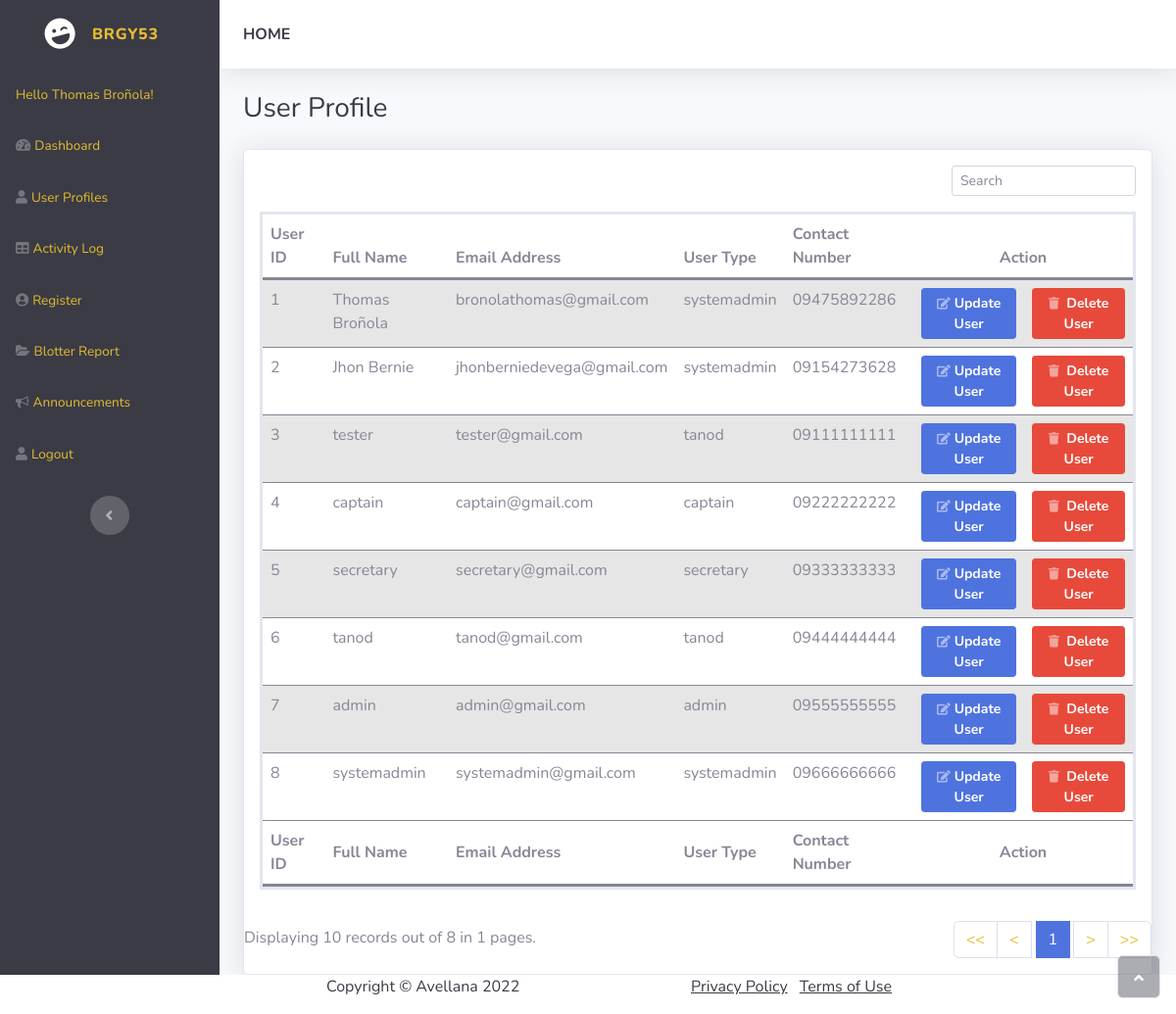
Page /layouts/profile.php (signed in) on the earlier database version.
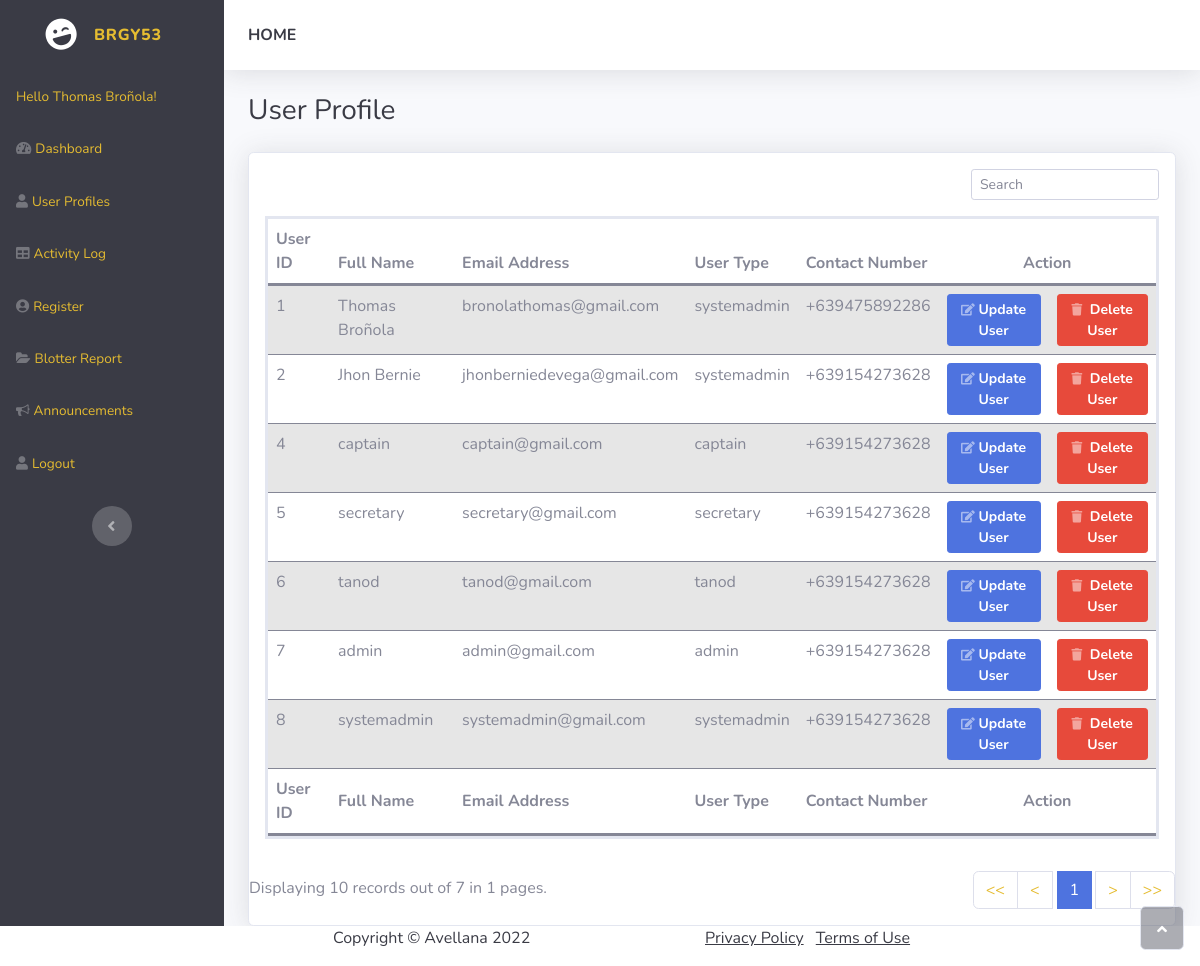
Same page on the later database version.
### tables this page shows
CREATE TABLE `users` (
  `user_id` int(128) NOT NULL,
  `email` varchar(128) NOT NULL,
  `user_password` varchar(128) NOT NULL,
  `user_type` varchar(128) NOT NULL,
  `full_name` varchar(128) NOT NULL,
  `user_contact` varchar(13) NOT NULL
);

### layouts/profile.php (the view, shortened to what the changed rows need)
<!DOCTYPE html>
<html>
<head>
    <link rel="stylesheet" href="../adminAssets/bootstrap/css/bootstrap.min.css">
    <link rel="stylesheet" href="../adminAssets/fonts/fontawesome-all.min.css">
    <link rel="stylesheet" href="../adminAssets/fonts/font-awesome.min.css">
    <link rel="stylesheet" href="../adminAssets/fonts/fontawesome5-overrides.min.css">
    <link rel="stylesheet" href="../assets/css/mstyles.css">
</head>
<?php
include_once '../HF/adminNavigations.php';
if(isset($_GET['page'])){
    $page = $_GET['page'];
}
else{
    $page = 1;
}
$num_per_page = 10;
$start_from = ($page-1)*10;
$sql = "SELECT * FROM `users` LIMIT $start_from,$num_per_page";
$stmt = $conn->query($sql);
?>
            <div class="container-fluid">
                    <div class="card shadow">
                        <div class="card-body">
                                <div class="table-responsive table mt-2" id="dataTable" role="grid" aria-describedby="dataTable_info" style="border-style: solid;">
                                <table class="table my-0 table-striped" id="dataTable">
                                    <thead style="border-bottom: solid;">
                                        <tr>
                                            <th>User ID</th>
                                            <th>Full Name</th>
                                            <th>Email Address</th>
                                            <th>User Type</th>
                                            <th>Contact Number</th>
                                            <th colspan="2" class="text-center">Action</th>
                                        </tr>
                                    </thead>
                                    <tbody style="border-bottom: 3px;">
                                        <?php
                                            while ($row = $stmt->fetch_assoc()): ?>
                                                <tr>
                                                    <td><?php echo $row['user_id']; ?></td>
                                                    <td><?php echo $row['full_name']; ?></td>
                                                    <td><?php echo $row['email']; ?></td>
                                                    <td><?php echo $row['user_type']; ?></td>
                                                    <td><?php echo $row['user_contact']; ?></td>
                                                    <td class="text-center">
                                                        <a class="fw-bold btn btn-primary btn-sm d-none d-sm-inline-block" role="button" id="clickUpdate" data-bs-toggle="modal" href="#modal-edit-user<?php echo $row['user_id'];?>"><i class="fw-bold far fa-edit fa-sm text-white-50"></i> Update User</a>
                                                    </td>
                                                    <td class="text-center">
                                                        <a class="fw-bold btn btn-danger btn-sm d-none d-sm-inline-block" role="button" id="clickDelete" data-bs-toggle="modal" href="#del-user-modal-message<?php echo $row['user_id'];?>"><i class="fas fa-trash fa-sm text-white-50"></i>  Delete User</a>
                                                    </td>
                                                </tr>
                                            <?php endwhile; ?>
                                    </tbody>
                                </table>
                            </div>
                            </div>
                            <div class="row">
                                <div class="col-md-6" style="margin-top:5px;">
                                    <?php
                                        $pr_query = "SELECT * FROM `users`";
                                        $pr_result = mysqli_query($conn, $pr_query);
                                        $total_record = mysqli_num_rows($pr_result);
                                        $total_page = ceil($total_record/$num_per_page);
                                        echo "Displaying 10 records out of ".$total_record.' in '.$total_page.' pages.';
                                    ?>
                                </div>
                                <div class="col-md-6">
                                    <nav class="d-lg-flex justify-content-lg-end dataTables_paginate paging_simple_numbers">
                                    </nav>
                                </div>
                        </div>
                    </div>
                </div>
</body>
</html>

Differences in the rows shown:
removed users: user_id "3", full_name "tester", email "tester@gmail.com", user_type "tanod", user_contact "09111111111"
changed users "Thomas Broñola": user_contact "09475892286" → "+639475892286"
changed users "Jhon Bernie": user_contact "09154273628" → "+639154273628"
changed users "captain": user_contact "09222222222" → "+639154273628"
changed users "secretary": user_contact "09333333333" → "+639154273628"
changed users "tanod": user_contact "09444444444" → "+639154273628"
changed users "admin": user_contact "09555555555" → "+639154273628"
changed users "systemadmin@gmail.com": user_contact "09666666666" → "+639154273628"
Other differences:
$total_record: "8" → "7"
